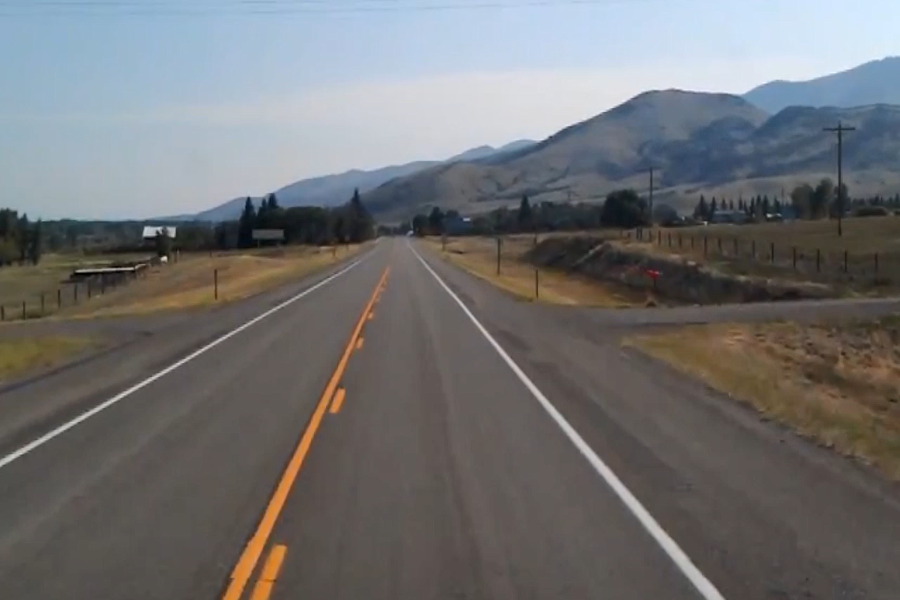
#> input picture img_lane1.png, 900 x 600 px, given in place of test1.mp4, which was not available
$ python lane_test1_video.py
#> lines starting #> are read from the running program, lines starting #| are printed output that depends on the picture; after the words box and inside, x2 and y2 are one past the last pixel; in counts of white or black regions, pixels touching at a corner belong together; pictures that were not available may be replaced by others from this repository, and a replacement may not be noted
import cv2
import numpy as np

def canny(img):
    if img is None:
        cap.release()
        cv2.destroyAllWindows()
        exit()
    gray = cv2.cvtColor(img, cv2.COLOR_BGR2GRAY)
    kernel = 5
    blur = cv2.GaussianBlur(gray,(kernel, kernel),0)
    canny = cv2.Canny(gray, 50, 150)
    return canny

def region_of_interest(canny):
    height = canny.shape[0]
    width = canny.shape[1]
    mask = np.zeros_like(canny)
    triangle = np.array([[
    (200, height),
    (800, 350),
    (1200, height),]], np.int32)
    cv2.fillPoly(mask, triangle, 255)
    masked_image = cv2.bitwise_and(canny, mask)
    return masked_image

def houghLines(cropped_canny):
    return cv2.HoughLinesP(cropped_canny, 2, np.pi/180, 100,
        np.array([]), minLineLength=40, maxLineGap=5)

def addWeighted(frame, line_image):
    return cv2.addWeighted(frame, 0.8, line_image, 1, 1)

def display_lines(img,lines):
    line_image = np.zeros_like(img)
    if lines is not None:
        for line in lines:
            for x1, y1, x2, y2 in line:
                cv2.line(line_image,(x1,y1),(x2,y2),(0,0,255),10)
    return line_image

def make_points(image, line):
    slope, intercept = line
    y1 = int(image.shape[0])
    y2 = int(y1*3.0/5)
    x1 = int((y1 - intercept)/slope)
    x2 = int((y2 - intercept)/slope)
    return [[x1, y1, x2, y2]]

def average_slope_intercept(image, lines):
    left_fit    = []
    right_fit   = []
    if lines is None:
        return None
    for line in lines:
        for x1, y1, x2, y2 in line:
            fit = np.polyfit((x1,x2), (y1,y2), 1)
            slope = fit[0]
            intercept = fit[1]
            if slope < 0:
                left_fit.append((slope, intercept))
            else:
                right_fit.append((slope, intercept))
    left_fit_average = np.average(left_fit, axis=0)
    right_fit_average = np.average(right_fit, axis=0)
    left_line = make_points(image, left_fit_average)
    right_line = make_points(image, right_fit_average)
    averaged_lines = [left_line, right_line]
    return averaged_lines

cap = cv2.VideoCapture("test1.mp4")
while(cap.isOpened()):
    _, frame = cap.read()
#> frame is the input picture: shape (600, 900, 3); mean B, G, R 114.3, 113.1, 113
    canny_image = canny(frame)
#> in canny, `gray = cv2.cvtColor(img, cv2.COLOR_BGR2GRAY)`:
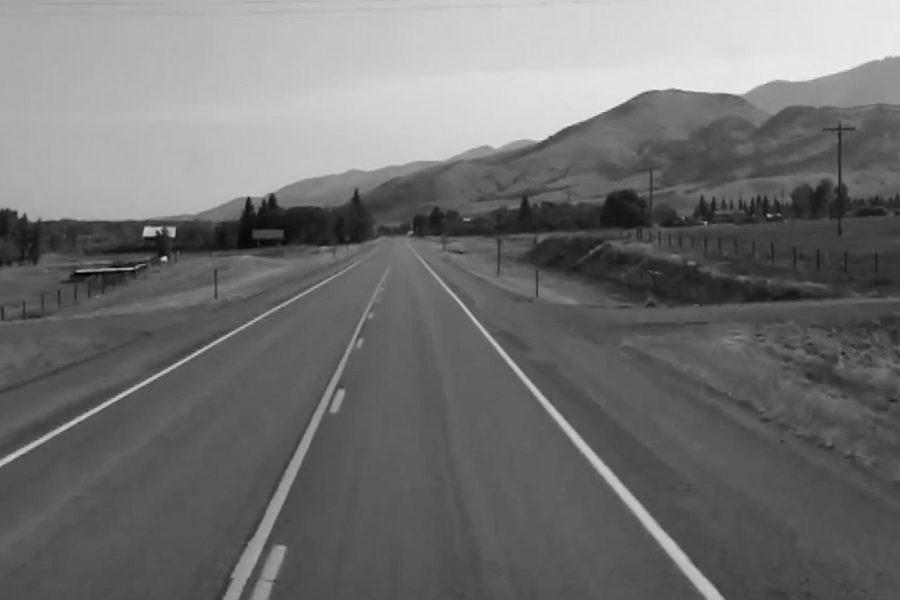
#> gray: shape (600, 900); min 1, max 245, mean 113.2
#> in canny, `canny = cv2.Canny(gray, 50, 150)`:
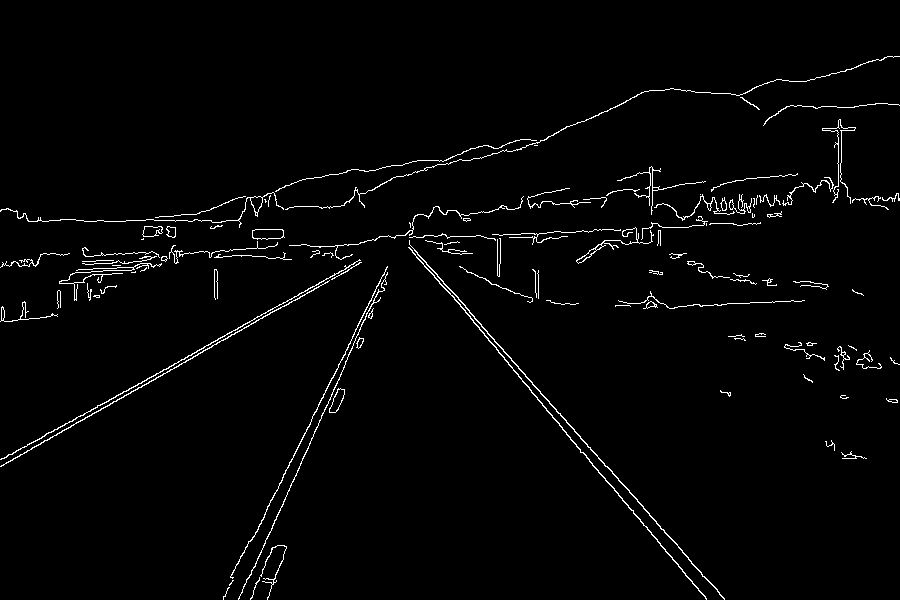
#> canny: shape (600, 900); 2% white in thin lines or dots
    cropped_canny = region_of_interest(canny_image)
#> in region_of_interest, `cv2.fillPoly(mask, triangle, 255)`:
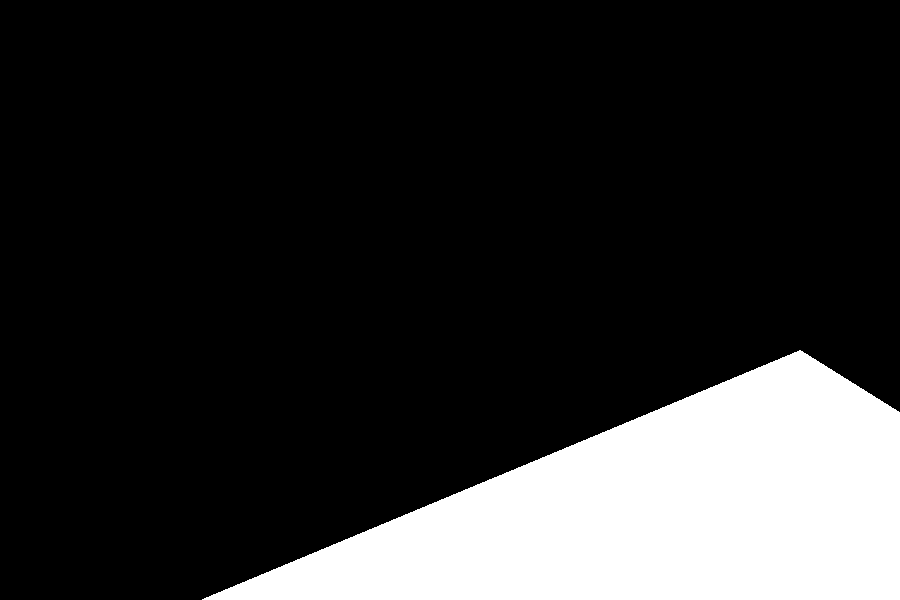
#> mask: shape (600, 900); 17.9% white; 1 white region, box (x1, y1, x2, y2) and area: (202, 350, 900, 600) 96824
#> in region_of_interest, `masked_image = cv2.bitwise_and(canny, mask)`:
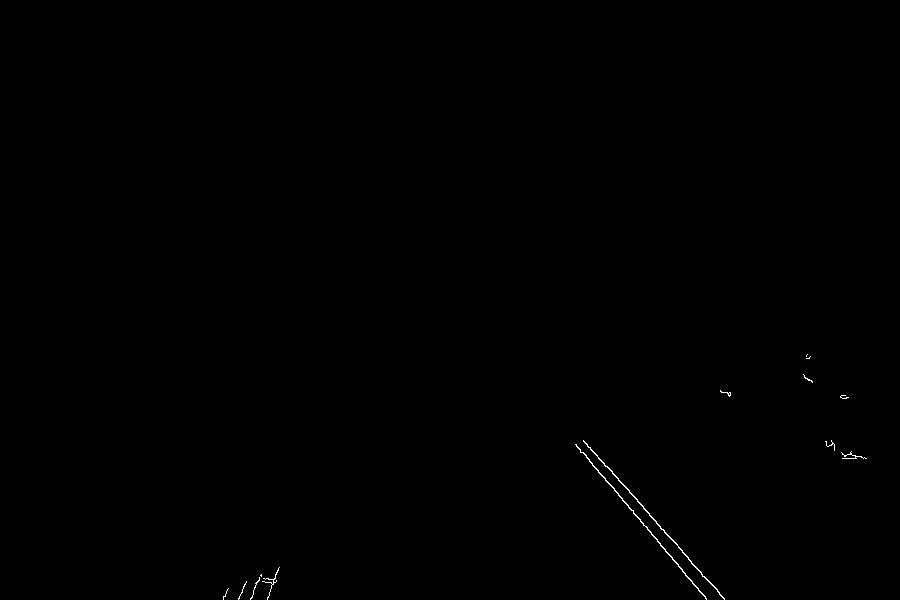
#> masked_image: shape (600, 900); 0.16% white in thin lines or dots, all inside (x1, y1, x2, y2) = (223, 354, 867, 600)
    # cv2.imshow("cropped_canny",cropped_canny)

    lines = houghLines(cropped_canny)
#> lines = [[576, 444, 706, 599], [583, 440, 688, 557], [643, 508, 724, 598]]
    averaged_lines = average_slope_intercept(frame, lines)
#> the loop in average_slope_intercept, `for line in lines:` made 3 passes
#> after the loop in average_slope_intercept, `for line in lines:`: left_fit = []; right_fit = [(1.19, -242.8), (1.11, -209.6), (1.11, -206.4)]
#> in average_slope_intercept, `left_fit_average = np.average(left_fit, axis=0)`: left_fit_average = nan
#> in average_slope_intercept, `right_fit_average = np.average(right_fit, axis=0)`: right_fit_average = [1.14, -219.6]
#> (the run stopped early here; a loop or call above may not have finished)
